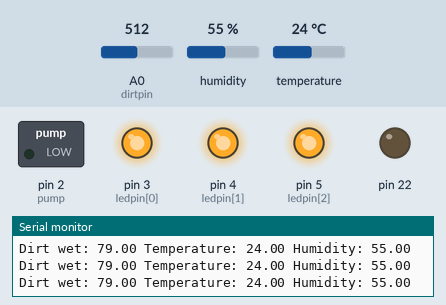
The sketch below on a simulated Arduino Mega 2560, built with avr-gcc and run on an emulated ATmega2560. Parts: switched loads named in the sketch (green lamp = pin HIGH), output pins drawn as LEDs (lit = HIGH), the last lines printed to the serial monitor. The inputs (shaded band) are chosen by the test bench; at power-on: A0 (dirtpin) = 512, humidity 55 %, temperature 24 °C.

Above: at 1.2 s.
1.3 s: A0 (dirtpin) set to 75
2.8 s: A0 (dirtpin) set to 65
At 3.3 s:
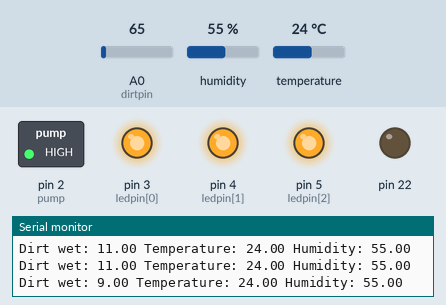
8.8 s: A0 (dirtpin) set to 716
At 9.4 s:
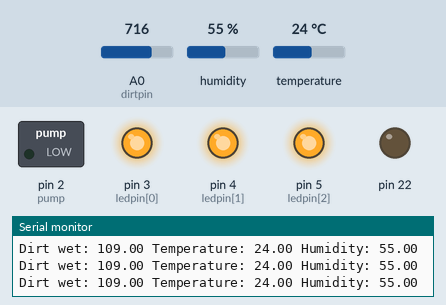
10.3 s: A0 (dirtpin) set to 0
At 11.4 s:
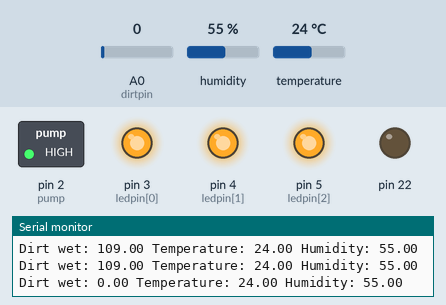
Timing chart, 0 to 17.3 s (numbered marks = the images above; inputs shaded):
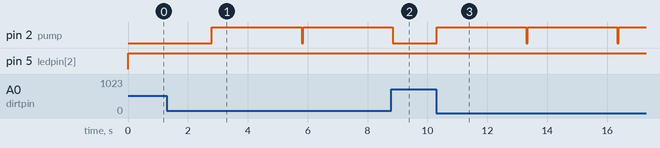

Measured:
- the behaviour switches between 72 and 71 on A0 (dirtpin) (found by bisection; images 0 and 1)
- after the input at 2.8 s, pin 2 (pump): LOW → HIGH at once, → LOW 3.0 s later, → HIGH 0.04 s later
- after the input at 8.8 s, pin 2 (pump): goes on until 8.8 s, then stays LOW
- after the input at 10.3 s, pin 2 (pump): alternates HIGH for 3.0 s and LOW for 0.04 s, starting at once

The sketch:

pump_mega.ino
```cpp
#include <DHT.h>


#define dirtpin A0
const float threshold = 10; //in %
const int pump = 2;
#define dhtpin 6
#define DHTTYPE DHT11
DHT dht(dhtpin, DHTTYPE);

int ledpin[3] = {3, 4, 5};

const int drowntime = 3000; //in ms

float readdirtwet(int pin) {
  return map(map(analogRead(pin), 0, 1023, 0, 100),0,63,0,100);
}
void controlpump(bool state) {
  if (state == true) {
    digitalWrite(pump,HIGH);
  }
  else if (state == false) {
    digitalWrite(pump,LOW);
  }
}
void turnlight(bool on) {
  for (int i = 0; i < 3; i++) {
    if (on == true) {
      digitalWrite(ledpin[i], LOW);
    }
    else if (on == false) {
      digitalWrite(ledpin[i], HIGH);
    }
  }
}

void setup() {
  pinMode(ledpin[0], OUTPUT);
  pinMode(ledpin[1], OUTPUT);
  pinMode(ledpin[2], OUTPUT);
  //for mega
  pinMode(22, OUTPUT);
  digitalWrite(23, HIGH);

  turnlight(false);
  digitalWrite(ledpin[2], LOW);
  Serial.begin(115200);
  pinMode(dirtpin, INPUT);
  pinMode(pump, OUTPUT);
  dht.begin();
}

void loop() {
  turnlight(false);
  float dirtwet = readdirtwet(dirtpin);

    float temp = dht.readTemperature();
    float hum =  dht.readHumidity();
    Serial.print("Dirt wet: ");
    Serial.print(dirtwet);
    Serial.print(" Temperature: ");
    Serial.print(temp);
    Serial.print(" Humidity: ");
    Serial.println(hum);

  if (dirtwet <= threshold) {
    controlpump(true);
    delay(drowntime);
    controlpump(false);
  }
  delay(16.67);
}
```
